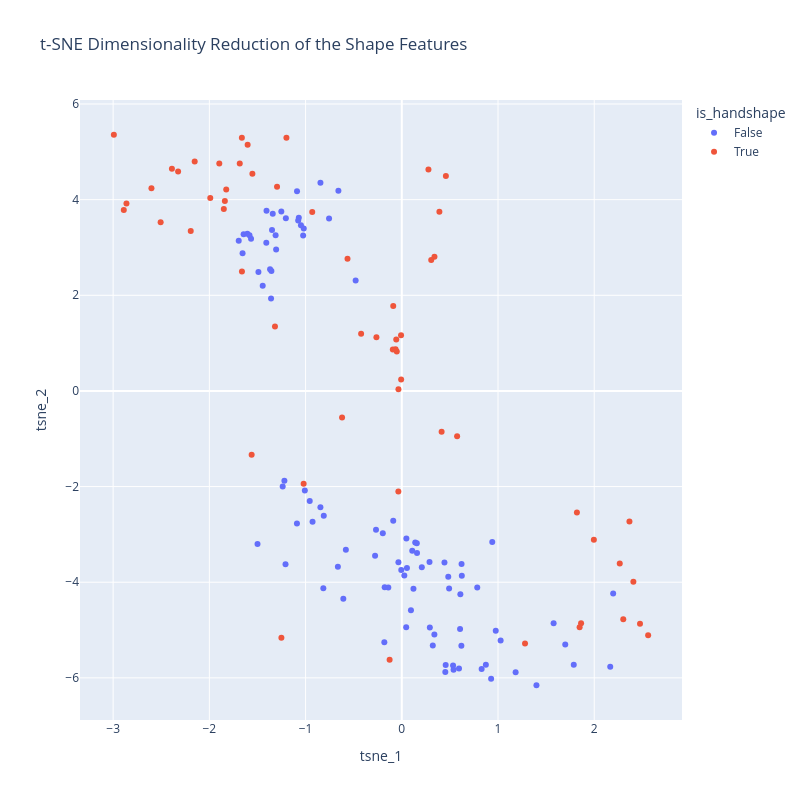

The cell this chart's notebook holds for it:
### Code cell
# Dataframe for the px plot
tsne_df = pd.DataFrame({
    'tsne_1': X_tsne_dist[:, 0],
    'tsne_2': X_tsne_dist[:, 1],
    'name': dist_mat.columns,
    'is_handshape': [name.startswith("../") for name in dist_mat.columns]
})

# Plot
fig = px.scatter(
    tsne_df,
    x='tsne_1',
    y='tsne_2',
    color='is_handshape',
    hover_data=['name'],
    title="t-SNE Dimensionality Reduction of the Shape Features"
)

fig.update_layout(width=800, height=800)
fig.show()

### Figure 1 — Plotly figure (JSON) as saved in the notebook; plotly's stock layout.template omitted (floating-point values rounded to 4 significant figures)
{"data": [{"customdata": [["fbx\\M20241107_6263_260710_2.fbx_segment_0"], ["fbx\\M20241107_6263_260710_2.fbx_segment_1"], ["fbx\\M20241107_6263_260710_2.fbx_segment_2"], ["fbx\\M20241107_6263_260710_2.fbx_segment_3"], ["fbx\\M20250916_4405_260709_0.fbx_segment_0"], ["fbx\\M20260119_1078_260713_1.fbx_segment_0"], ["fbx\\M20260119_1078_260713_1.fbx_segment_1"], ["fbx\\M20260119_1078_260713_1.fbx_segment_2"], ["fbx\\M20260119_1078_260713_1.fbx_segment_3"], ["fbx\\M20260119_1078_260713_1.fbx_segment_4"], ["fbx\\M20260119_1078_260713_1.fbx_segment_5"], ["fbx\\M20260119_1078_260713_1.fbx_segment_6"], ["fbx\\M20260119_1078_260713_1.fbx_segment_7"], ["fbx\\M20260119_1078_260713_1.fbx_segment_8"], ["fbx\\M20260119_1078_260713_1.fbx_segment_9"], ["fbx\\M20260119_1078_260713_1.fbx_segment_10"], ["fbx\\M20260120_1291_260713_0.fbx_segment_0"], ["fbx\\M20260120_1291_260713_0.fbx_segment_1"], ["fbx\\M20260120_1291_260713_0.fbx_segment_2"], ["fbx\\M20260120_1291_260713_0.fbx_segment_3"], ["fbx\\M20260120_1291_260713_0.fbx_segment_4"], ["fbx\\M20260120_1291_260713_0.fbx_segment_5"], ["fbx\\M20260120_1291_260713_0.fbx_segment_6"], ["fbx\\M20260120_1291_260713_0.fbx_segment_7"], ["fbx\\M20260120_1291_260713_0.fbx_segment_8"], ["fbx\\M20260126_1564_260713_1.fbx_segment_0"], ["fbx\\M20260126_1564_260713_1.fbx_segment_1"], ["fbx\\M20260126_1564_260713_1.fbx_segment_2"], ["fbx\\M20260126_1564_260713_1.fbx_segment_3"], ["fbx\\M20260126_1564_260713_1.fbx_segment_4"], ["fbx\\M20260126_1564_260713_1.fbx_segment_5"], ["fbx\\M20260126_1564_260713_1.fbx_segment_6"], ["fbx\\M20260126_1564_260713_1.fbx_segment_7"], ["fbx\\M20260126_1564_260713_1.fbx_segment_8"], ["fbx\\M20260126_1564_260713_1.fbx_segment_9"], ["fbx\\M20260126_1564_260713_1.fbx_segment_10"], ["fbx\\M20260126_1578_260713_0.fbx_segment_0"], ["fbx\\M20260126_1578_260713_0.fbx_segment_1"], ["fbx\\M20260126_1578_260713_0.fbx_segment_2"], ["fbx\\M20260126_1578_260713_0.fbx_segment_3"], ["fbx\\M20260126_1578_260713_0.fbx_segment_4"], ["fbx\\M20260126_1578_260713_0.fbx_segment_5"], ["fbx\\M20260126_1578_260713_0.fbx_segment_6"], ["fbx\\M20260126_1578_260713_0.fbx_segment_7"], ["fbx\\M20260127_2139_260713_0.fbx_segment_0"], ["fbx\\M20260127_2139_260713_0.fbx_segment_1"], ["fbx\\M20260127_2139_260713_0.fbx_segment_2"], ["fbx\\M20260127_2139_260713_0.fbx_segment_3"], ["fbx\\M20260127_2139_260713_0.fbx_segment_4"], ["fbx\\M20260127_2139_260713_0.fbx_segment_5"], ["fbx\\M20260127_2139_260713_0.fbx_segment_6"], ["fbx\\M20260506_0579_260713_0.fbx_segment_0"], ["fbx\\M20260506_0579_260713_0.fbx_segment_1"], ["fbx\\M20260506_0579_260713_0.fbx_segment_2"], ["fbx\\M20260506_0579_260713_0.fbx_segment_3"], ["fbx\\M20260506_0579_260713_0.fbx_segment_4"], ["fbx\\M20260506_0579_260713_0.fbx_segment_5"], ["fbx\\M20260506_0579_260713_0.fbx_segment_6"], ["fbx\\M20260506_0579_260713_0.fbx_segment_7"], ["fbx\\M20260506_0579_260713_0.fbx_segment_8"], ["fbx\\M20260506_0579_260713_0.fbx_segment_9"], ["fbx\\M20260506_0579_260713_0.fbx_segment_10"], ["fbx\\M20260506_0594_260713_4.fbx_segment_0"], ["fbx\\M20260506_0594_260713_4.fbx_segment_1"], ["fbx\\M20260506_0594_260713_4.fbx_segment_2"], ["fbx\\M20260506_0594_260713_4.fbx_segment_3"], ["fbx\\M20260506_0594_260713_4.fbx_segment_4"], ["fbx\\M20260506_0594_260713_4.fbx_segment_5"], ["fbx\\M20260506_0594_260713_4.fbx_segment_6"], ["fbx\\M20260506_0594_260713_4.fbx_segment_7"], ["fbx\\M20260506_0594_260713_4.fbx_segment_8"], ["fbx\\M20260506_0594_260713_4.fbx_segment_9"], ["fbx\\M20260506_0594_260713_4.fbx_segment_10"], ["fbx\\M20260506_0594_260713_4.fbx_segment_11"], ["fbx\\M20260506_0594_260713_4.fbx_segment_12"], ["fbx\\M20260506_0594_260713_4.fbx_segment_13"], ["fbx\\M20260506_0594_260713_4.fbx_segment_14"], ["fbx\\M20260506_0594_260713_4.fbx_segment_15"], ["fbx\\M20260506_0604_260713_0.fbx_segment_0"], ["fbx\\M20260506_0604_260713_0.fbx_segment_1"], ["fbx\\M20260506_0604_260713_0.fbx_segment_2"], ["fbx\\M20260506_0604_260713_0.fbx_segment_3"], ["fbx\\M20260506_0604_260713_0.fbx_segment_4"], ["fbx\\M20260506_0604_260713_0.fbx_segment_5"], ["fbx\\M20260506_0604_260713_0.fbx_segment_6"], ["fbx\\M20260506_0604_260713_0.fbx_segment_7"], ["fbx\\M20260506_0604_260713_0.fbx_segment_8"], ["fbx\\M20260506_0604_260713_0.fbx_segment_9"], ["fbx\\M20260506_0604_260713_0.fbx_segment_10"], ["fbx\\M20260506_0604_260713_0.fbx_segment_11"], ["fbx\\M20260506_0604_260713_0.fbx_segment_12"], ["fbx\\M20260506_0604_260713_0.fbx_segment_13"], ["fbx\\M20260506_0604_260713_0.fbx_segment_14"], ["fbx\\M20260506_0604_260713_0.fbx_segment_15"]], "hovertemplate": "is_handshape=False<br>tsne_1=%{x}<br>tsne_2=%{y}<br>name=%{customdata[0]}<extra></extra>", "legendgroup": "False", "marker": {"color": "#636efa", "symbol": "circle"}, "mode": "markers", "name": "False", "orientation": "v", "showlegend": true, "type": "scatter", "x": [-1.5, -0.6643, -1.089, -0.1975, -0.2681, 0.0474, -1.252, -1.07, -1.655, -1.312, -0.4797, 0.0456, 0.4558, -0.14, 0.6237, 0.2879, 0.6086, -1.355, 0.3387, 0.6191, -0.6078, 0.8298, 0.1212, 0.7841, 0.4828, 0.2079, -1.644, -1.008, -0.9277, -1.238, -1.22, -1.369, 0.5943, -0.178, 0.4915, -0.005579, 0.1583, 1.399, 0.2913, 0.322, 0.6209, 0.9401, -1.49, 0.1086, 0.05333, -1.349, -0.8456, -0.659, -1.406, -1.341, -0.08908, 0.1395, -0.811, -1.025, -1.695, -1.205, -1.567, -1.077, -1.408, -1.048, -1.605, 0.1558, -0.03515, 0.5326, -1.446, -1.359, -0.7561, -0.5813, 0.9763, 1.578, 2.197, 0.4522, 0.538, 0.9282, -1.209, -0.1815, -0.8154, 0.02624, 0.6055, -1.306, -1.019, -1.583, 1.699, 1.183, -0.2776, 0.8737, 0.09503, 1.027, -0.8459, 1.787, -1.09, 2.166, -0.9568, 0.4433], "xaxis": "x", "y": [-3.2, -3.675, 4.176, -2.976, -2.905, -3.084, 3.752, 3.62, 2.881, 3.254, 2.309, -4.942, -5.732, -4.111, -3.867, -3.579, -4.25, 2.51, -5.091, -5.327, -4.346, -5.812, -4.139, -4.109, -3.886, -3.688, 3.278, -2.081, -2.736, -1.996, -1.876, 2.546, -5.804, -4.103, -4.133, -3.743, -3.391, -6.154, -4.944, -5.323, -3.62, -3.157, 2.486, -3.34, -3.704, 3.364, 4.354, 4.186, 3.768, 3.703, -2.715, -3.168, -2.61, 3.252, 3.142, 3.609, 3.184, 3.564, 3.098, 3.466, 3.286, -3.186, -3.585, -5.743, 2.2, 1.934, 3.607, -3.319, -5.013, -4.857, -4.237, -5.875, -5.829, -6.02, -3.622, -5.257, -4.128, -3.858, -4.979, 2.956, 3.399, 3.254, -5.3, -5.885, -3.449, -5.724, -4.587, -5.22, -2.434, -5.727, -2.77, -5.767, -2.3, -3.589], "yaxis": "y"}, {"customdata": [["../HandformSession/HandformsTrimmed/1_1.FBX"], ["../HandformSession/HandformsTrimmed/1_1_Jitter.FBX"], ["../HandformSession/HandformsTrimmed/1_2-2.FBX"], ["../HandformSession/HandformsTrimmed/1_2-3.FBX"], ["../HandformSession/HandformsTrimmed/1_2.FBX"], ["../HandformSession/HandformsTrimmed/1_Curved_Jitter-2.FBX"], ["../HandformSession/HandformsTrimmed/1_Curved_Jitter-3.FBX"], ["../HandformSession/HandformsTrimmed/1_Curved_Jitter.FBX"], ["../HandformSession/HandformsTrimmed/3.FBX"], ["../HandformSession/HandformsTrimmed/4.FBX"], ["../HandformSession/HandformsTrimmed/5r_Closed.FBX"], ["../HandformSession/HandformsTrimmed/5_1.FBX"], ["../HandformSession/HandformsTrimmed/5_Claw.FBX"], ["../HandformSession/HandformsTrimmed/9.FBX"], ["../HandformSession/HandformsTrimmed/A.FBX"], ["../HandformSession/HandformsTrimmed/B.FBX"], ["../HandformSession/HandformsTrimmed/Baby_Beak-2.FBX"], ["../HandformSession/HandformsTrimmed/Baby_Beak.FBX"], ["../HandformSession/HandformsTrimmed/Baby_Beak_Open-2.FBX"], ["../HandformSession/HandformsTrimmed/Baby_Beak_Open.FBX"], ["../HandformSession/HandformsTrimmed/Baby_C.FBX"], ["../HandformSession/HandformsTrimmed/Baby_O_Jitter.FBX"], ["../HandformSession/HandformsTrimmed/Beak.FBX"], ["../HandformSession/HandformsTrimmed/Beak2_Open.FBX"], ["../HandformSession/HandformsTrimmed/Beak2_Open_Spread.FBX"], ["../HandformSession/HandformsTrimmed/Beak_Open.FBX"], ["../HandformSession/HandformsTrimmed/Beak_Open_Spread.FBX"], ["../HandformSession/HandformsTrimmed/B_Bent.FBX"], ["../HandformSession/HandformsTrimmed/C.FBX"], ["../HandformSession/HandformsTrimmed/C2_Spread.FBX"], ["../HandformSession/HandformsTrimmed/C_Spread.FBX"], ["../HandformSession/HandformsTrimmed/D-2.FBX"], ["../HandformSession/HandformsTrimmed/D.FBX"], ["../HandformSession/HandformsTrimmed/E.FBX"], ["../HandformSession/HandformsTrimmed/F.FBX"], ["../HandformSession/HandformsTrimmed/G.FBX"], ["../HandformSession/HandformsTrimmed/I.FBX"], ["../HandformSession/HandformsTrimmed/K.FBX"], ["../HandformSession/HandformsTrimmed/L.FBX"], ["../HandformSession/HandformsTrimmed/L2.FBX"], ["../HandformSession/HandformsTrimmed/M-2.FBX"], ["../HandformSession/HandformsTrimmed/M.FBX"], ["../HandformSession/HandformsTrimmed/Middle.FBX"], ["../HandformSession/HandformsTrimmed/MiddleJitter.FBX"], ["../HandformSession/HandformsTrimmed/Money.FBX"], ["../HandformSession/HandformsTrimmed/N.FBX"], ["../HandformSession/HandformsTrimmed/O.FBX"], ["../HandformSession/HandformsTrimmed/P.FBX"], ["../HandformSession/HandformsTrimmed/Q.FBX"], ["../HandformSession/HandformsTrimmed/R.FBX"], ["../HandformSession/HandformsTrimmed/S.FBX"], ["../HandformSession/HandformsTrimmed/Shh.FBX"], ["../HandformSession/HandformsTrimmed/T.FBX"], ["../HandformSession/HandformsTrimmed/T_Open.FBX"], ["../HandformSession/HandformsTrimmed/V.FBX"], ["../HandformSession/HandformsTrimmed/V_Curved.FBX"], ["../HandformSession/HandformsTrimmed/W.FBX"], ["../HandformSession/HandformsTrimmed/Y.FBX"]], "hovertemplate": "is_handshape=True<br>tsne_1=%{x}<br>tsne_2=%{y}<br>name=%{customdata[0]}<extra></extra>", "legendgroup": "True", "marker": {"color": "#EF553B", "symbol": "circle"}, "mode": "markers", "name": "True", "orientation": "v", "showlegend": true, "type": "scatter", "x": [-2.194, -1.662, -1.99, -1.839, -1.825, -2.325, -1.85, -2.389, 0.5748, 1.863, 1.82, 1.281, 2.366, -0.1267, -1.199, 2.302, -1.297, -1.553, -2.506, -2.889, -2.602, -1.897, -1.02, -0.2639, -0.0523, 2.476, 2.56, -1.56, 1.996, -0.007915, -2.993, -0.03492, -0.006749, -1.602, -1.251, -0.9309, 0.4582, -1.318, -2.862, -0.09322, -0.03586, 0.4138, 0.3394, 0.3057, -1.684, -0.5642, 0.3906, -0.6208, -2.152, -0.05758, -1.662, 1.848, 2.265, 2.407, -0.4229, -0.08914, -0.06457, 0.2767], "xaxis": "x", "y": [3.346, 2.5, 4.033, 3.973, 4.213, 4.591, 3.803, 4.647, -0.9493, -4.857, -2.543, -5.282, -2.732, -5.619, 5.292, -4.772, 4.27, 4.543, 3.526, 3.784, 4.236, 4.754, -1.94, 1.122, 0.8267, -4.867, -5.108, -1.332, -3.113, 1.163, 5.357, 0.03604, 0.2378, 5.148, -5.162, 3.743, 4.493, 1.349, 3.917, 0.8652, -2.105, -0.8558, 2.806, 2.739, 4.755, 2.767, 3.747, -0.5538, 4.796, 1.078, 5.292, -4.942, -3.61, -3.988, 1.195, 1.774, 0.8717, 4.631], "yaxis": "y"}], "layout": {"height": 800, "legend": {"title": {"text": "is_handshape"}, "tracegroupgap": 0}, "title": {"text": "t-SNE Dimensionality Reduction of the Shape Features"}, "width": 800, "xaxis": {"anchor": "y", "domain": [0, 1], "title": {"text": "tsne_1"}}, "yaxis": {"anchor": "x", "domain": [0, 1], "title": {"text": "tsne_2"}}}}
